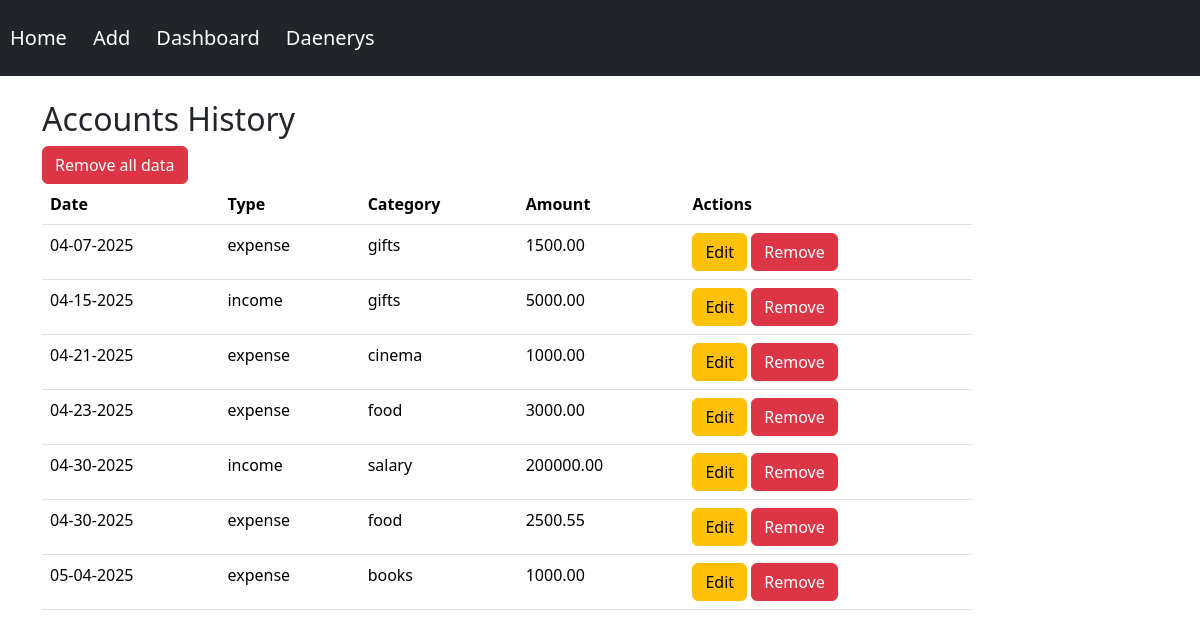
/home (signed in), run on the app's committed database.
### data/users.py (models this page shows, shortened)
class User(SqlAlchemyBase, UserMixin):
    __tablename__ = 'users'
    id = sa.Column(sa.Integer, primary_key=True, autoincrement=True)
    surname = sa.Column(sa.String, nullable=True)
    name = sa.Column(sa.String, nullable=True)
    age = sa.Column(sa.Integer, nullable=True)
    email = sa.Column(sa.String, index=True, unique=True, nullable=True)
    hashed_password = sa.Column(sa.String, nullable=True)
    modified_date = sa.Column(sa.DateTime, default=datetime.datetime.now)
    pfp = sa.Column(sa.String, nullable=True)

### data/accounts.py (models this page shows, shortened)
class Accounts(SqlAlchemyBase):
    __tablename__ = 'accounts'
    id = sa.Column(sa.Integer, primary_key=True, autoincrement=True)
    user = sa.Column(sa.Integer, sa.ForeignKey("users.id"))
    type = sa.Column(sa.String, default='income')
    category = sa.Column(sa.String, default='salary')
    date = sa.Column(sa.Date)
    amount = sa.Column(sa.Numeric, default=0)

### main.py (the view)
@app.route('/home')
@login_required
def index():
    db_sess = db_session.create_session()
    accounts = db_sess.query(Accounts).filter(Accounts.user == current_user.id).order_by(Accounts.date.asc()).all()
    ai_cache.clear()
    db_sess.close()
    return render_template('index.html', title='Finance Tracker', accounts=accounts)

### data/__db_session.py (called while the page is built)
def create_session() -> Session:
    return __factory()

### main.py (called while the page is built)
@login_manager.user_loader
def load_user(user_id: id) -> User | None:
    return db_session.create_session().get(User, user_id)

### templates/index.html (shortened to what this page needs)
{% extends "base.html" %}
{% block content %}
    <div class="col-sm-10 ml-auto mr-auto ">
        <H2>Accounts History</H2>
        <div>
            <a onclick="showDeleteModal1()" class="btn btn-danger">
                Remove all data
            </a>
        </div>
        <table class="table">
            <thead class="thead-dark">
            <tr>
                <th scope="col">Date</th>
                <th scope="col">Type</th>
                <th scope="col">Category</th>
                <th scope="col">Amount</th>
                <th scope="col">Actions</th>
            </tr>
            </thead>
            <tbody>
            {% for entry in accounts %}
                <tr>
                    <td>{{ entry.date.strftime("%m-%d-%Y") }}</td>
                    <td>{{ entry.type }}</td>
                    <td>{{ entry.category }}</td>
                    <td>{{ (entry.amount|round(2)|string) }}</td>
                    <td>
                        <div>
                            <a href="/accounts/{{ entry.id }}" class="btn btn-warning">
                                Edit
                            </a>
                            <a onclick="showDeleteModal({{ entry.id }})" class="btn btn-danger">
                                Remove
                            </a>
                        </div>
                    </td>
                </tr>
            {% endfor %}
            </tbody>
        </table>
    </div>
{% endblock %}

### templates/base.html (shortened to what this page needs)
<!doctype html>
<html lang="en">
<head>
    <link href="https://cdn.jsdelivr.net/npm/bootstrap@5.3.5/dist/css/bootstrap.min.css" rel="stylesheet"
>
    <link rel="stylesheet"
          href="/static/css/style.css">
</head>
<body>
<header>
    <div class="container-fluid">
        <div class="row">
            <div class="col-md-12 p-0">
                <header class="mb-4">
                    <nav class="navbar navbar-expand-lg navbar-dark bg-dark">
                        <a class="navbar-brand" href="{{ url_for('index') }}">Home</a>
                        <div class="collapse navbar-collapse" id="navbarNavAltMarkup">
                            <div class="navbar-nav ml-auto mr-3">
                                <a class="navbar-brand" href="{{ url_for('add_account') }}">Add</a>
                                <a class="navbar-brand" href="/period">Dashboard</a>
                                {% if current_user.is_authenticated %}
                                    <a class="navbar-brand" href="{{ url_for('profile') }}">{{ current_user.name }}</a>
                                {% else %}
                                    <p>
                                        <a class="btn btn-primary" id="sign-up" href="/register">Sign up</a>
                                        <a class="btn btn-success" id="login" href="/login">Log in</a>
                                    </p>
                                {% endif %}
                            </div>
                        </div>
                    </nav>
                </header>
            </div>
</header>
<main role="main" class="container">
    {% block content %}{% endblock %}
</main>
</body>
</html>

### static/css/style.css (style rules this page uses)
.navbar-brand { margin-left: 10px; margin-bottom: 10px; margin-top: 10px; }

### data on the page
User: name "Daenerys"
Accounts: date "04-07-2025", type "expense", category "gifts", amount "1500.00"
Accounts: date "04-15-2025", type "income", category "gifts", amount "5000.00"
Accounts: date "04-21-2025", type "expense", category "cinema", amount "1000.00"
Accounts: date "04-23-2025", type "expense", category "food", amount "3000.00"
Accounts: date "04-30-2025", type "income", category "salary", amount "200000.00"
Accounts: date "04-30-2025", type "expense", category "food", amount "2500.55"
Accounts: date "05-04-2025", type "expense", category "books", amount "1000.00"
